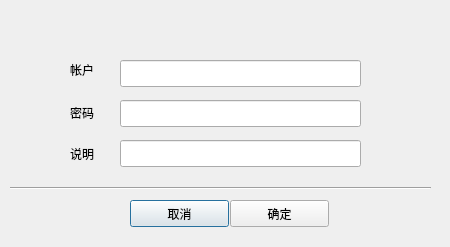
<?xml version="1.0" encoding="UTF-8"?>
<ui version="4.0">
 <class>CMDNSigCheckDialog</class>
 <widget class="QDialog" name="CMDNSigCheckDialog">
  <property name="geometry">
   <rect>
    <x>0</x>
    <y>0</y>
    <width>450</width>
    <height>247</height>
   </rect>
  </property>
  <property name="windowTitle">
   <string>Dialog</string>
  </property>
  <widget class="QLabel" name="label">
   <property name="geometry">
    <rect>
     <x>70</x>
     <y>60</y>
     <width>30</width>
     <height>20</height>
    </rect>
   </property>
   <property name="text">
    <string>帐户</string>
   </property>
  </widget>
  <widget class="QLineEdit" name="operatorPasswordEdit">
   <property name="geometry">
    <rect>
     <x>120</x>
     <y>100</y>
     <width>241</width>
     <height>27</height>
    </rect>
   </property>
  </widget>
  <widget class="QLabel" name="label_2">
   <property name="geometry">
    <rect>
     <x>70</x>
     <y>103</y>
     <width>30</width>
     <height>20</height>
    </rect>
   </property>
   <property name="text">
    <string>密码</string>
   </property>
  </widget>
  <widget class="QLineEdit" name="operatorCommentEdit">
   <property name="geometry">
    <rect>
     <x>120</x>
     <y>140</y>
     <width>241</width>
     <height>27</height>
    </rect>
   </property>
  </widget>
  <widget class="QPushButton" name="cancelButton">
   <property name="geometry">
    <rect>
     <x>130</x>
     <y>200</y>
     <width>99</width>
     <height>27</height>
    </rect>
   </property>
   <property name="text">
    <string>取消</string>
   </property>
  </widget>
  <widget class="QPushButton" name="operatorOKButton">
   <property name="geometry">
    <rect>
     <x>230</x>
     <y>200</y>
     <width>99</width>
     <height>27</height>
    </rect>
   </property>
   <property name="text">
    <string>确定</string>
   </property>
  </widget>
  <widget class="QLabel" name="label_3">
   <property name="geometry">
    <rect>
     <x>70</x>
     <y>140</y>
     <width>30</width>
     <height>27</height>
    </rect>
   </property>
   <property name="text">
    <string>说明</string>
   </property>
  </widget>
  <widget class="QLineEdit" name="operatorAccountEdit">
   <property name="geometry">
    <rect>
     <x>120</x>
     <y>60</y>
     <width>241</width>
     <height>27</height>
    </rect>
   </property>
  </widget>
  <widget class="Line" name="line">
   <property name="geometry">
    <rect>
     <x>10</x>
     <y>180</y>
     <width>421</width>
     <height>16</height>
    </rect>
   </property>
   <property name="orientation">
    <enum>Qt::Horizontal</enum>
   </property>
  </widget>
 </widget>
 <tabstops>
  <tabstop>operatorAccountEdit</tabstop>
  <tabstop>operatorPasswordEdit</tabstop>
  <tabstop>operatorCommentEdit</tabstop>
  <tabstop>operatorOKButton</tabstop>
  <tabstop>cancelButton</tabstop>
 </tabstops>
 <resources/>
 <connections/>
</ui>
